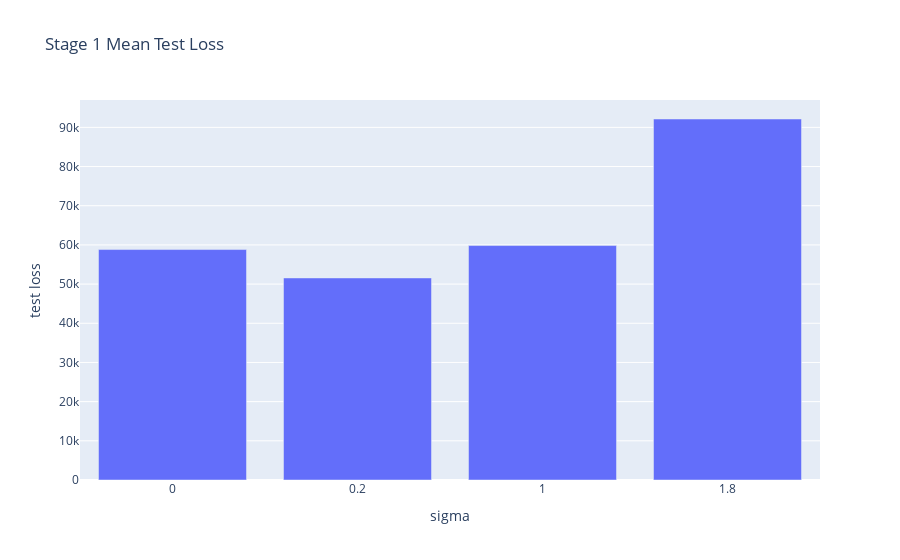

The notebook cell this image was saved under:
### Code cell
fig = px.bar(df_mean_stage_1, x='sigma', y='test loss', title='Stage 1 Mean Test Loss',
             category_orders={'sigma':np.unique(np.sort(stage_1_test_sigma)).tolist(),})
fig.update_xaxes(type='category')
fig.show()

### Figure 1 — Plotly figure (JSON) as saved in the notebook; plotly's stock layout.template omitted (floating-point values rounded to 4 significant figures)
{"data": [{"alignmentgroup": "True", "hovertemplate": "sigma=%{x}<br>test loss=%{y}<extra></extra>", "legendgroup": "", "marker": {"color": "#636efa", "pattern": {"shape": ""}}, "name": "", "offsetgroup": "", "orientation": "v", "showlegend": false, "textposition": "auto", "type": "bar", "x": [0, 0.2, 1, 1.8], "xaxis": "x", "y": [58820.0, 51570.0, 59840.0, 92140.0], "yaxis": "y"}], "layout": {"barmode": "relative", "legend": {"tracegroupgap": 0}, "title": {"text": "Stage 1 Mean Test Loss"}, "xaxis": {"anchor": "y", "categoryarray": [0, 0.2, 1, 1.8], "categoryorder": "array", "domain": [0, 1], "title": {"text": "sigma"}, "type": "category"}, "yaxis": {"anchor": "x", "domain": [0, 1], "title": {"text": "test loss"}}}}
